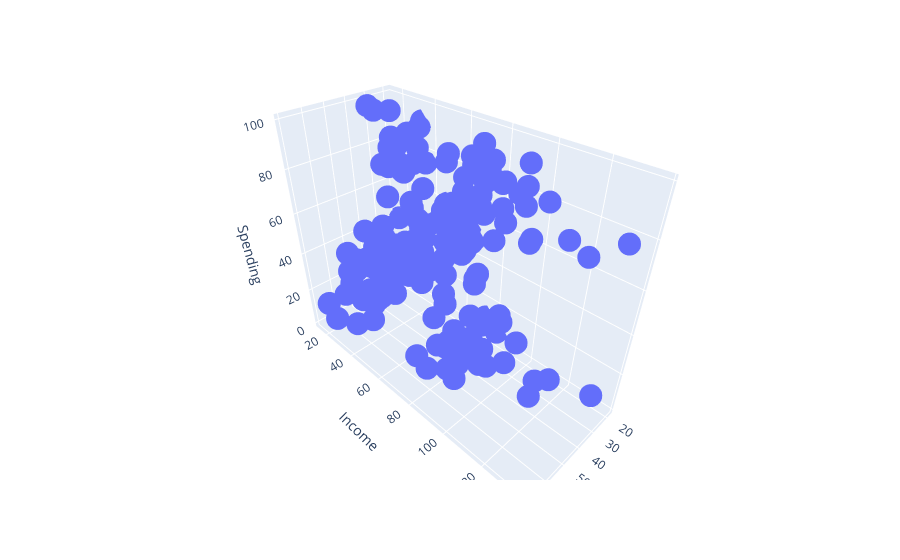

Notebook code cell kept with this figure:
### Code cell


### Figure 1 — Plotly figure (JSON) as saved in the notebook; plotly's stock layout.template omitted (floating-point values rounded to 4 significant figures; data arrays with more than 128 entries replaced by an {"elided": "..."} marker saying what was removed)
{"data": [{"hovertemplate": "Age=%{x}<br>Income=%{y}<br>Spending=%{z}<extra></extra>", "legendgroup": "", "marker": {"color": "#636efa", "symbol": "circle"}, "mode": "markers", "name": "", "scene": "scene", "showlegend": false, "type": "scatter3d", "x": {"elided": "200 int values"}, "y": {"elided": "200 int values"}, "z": {"elided": "200 int values"}}], "layout": {"legend": {"tracegroupgap": 0}, "margin": {"t": 60}, "scene": {"domain": {"x": [0, 1], "y": [0, 1]}, "xaxis": {"title": {"text": "Age"}}, "yaxis": {"title": {"text": "Income"}}, "zaxis": {"title": {"text": "Spending"}}}}}
